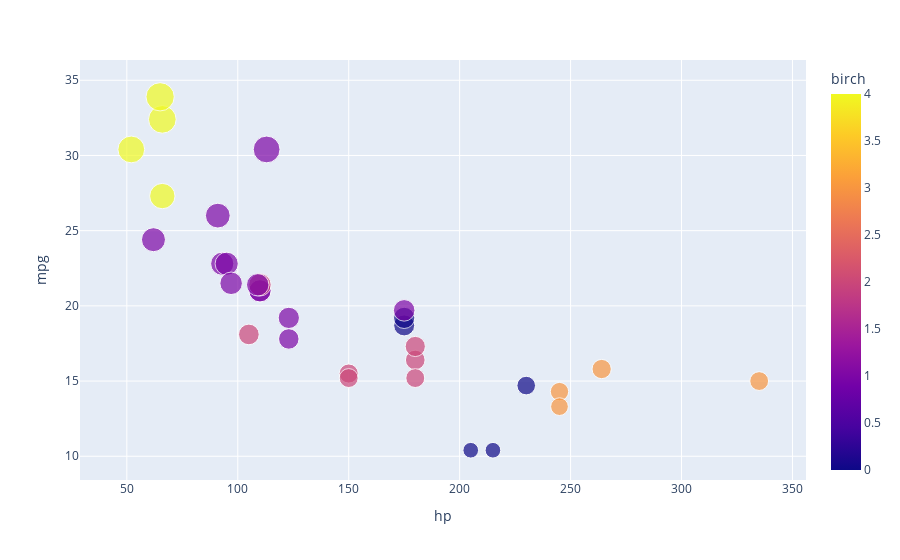

Notebook code for this chart:
### Code cell
# plot X & Y coordinates and color by cluster number
import plotly.express as px
df = px.data.iris()
fig = px.scatter(df_cars, x="hp", y="mpg", color="birch", size='mpg', hover_data=['birch'])
fig.show()

### Figure 1 — Plotly figure (JSON) as saved in the notebook; plotly's stock layout.template omitted (floating-point values rounded to 4 significant figures)
{"data": [{"customdata": [[1], [1], [1], [2], [0], [2], [3], [1], [1], [1], [1], [2], [2], [2], [0], [0], [0], [4], [4], [4], [1], [2], [2], [3], [0], [4], [1], [1], [3], [1], [3], [1]], "hovertemplate": "hp=%{x}<br>mpg=%{marker.size}<br>birch=%{marker.color}<extra></extra>", "legendgroup": "", "marker": {"color": [1, 1, 1, 2, 0, 2, 3, 1, 1, 1, 1, 2, 2, 2, 0, 0, 0, 4, 4, 4, 1, 2, 2, 3, 0, 4, 1, 1, 3, 1, 3, 1], "coloraxis": "coloraxis", "size": [21, 21, 22.8, 21.4, 18.7, 18.1, 14.3, 24.4, 22.8, 19.2, 17.8, 16.4, 17.3, 15.2, 10.4, 10.4, 14.7, 32.4, 30.4, 33.9, 21.5, 15.5, 15.2, 13.3, 19.2, 27.3, 26, 30.4, 15.8, 19.7, 15, 21.4], "sizemode": "area", "sizeref": 0.08475, "symbol": "circle"}, "mode": "markers", "name": "", "orientation": "v", "showlegend": false, "type": "scatter", "x": [110, 110, 93, 110, 175, 105, 245, 62, 95, 123, 123, 180, 180, 180, 205, 215, 230, 66, 52, 65, 97, 150, 150, 245, 175, 66, 91, 113, 264, 175, 335, 109], "xaxis": "x", "y": [21, 21, 22.8, 21.4, 18.7, 18.1, 14.3, 24.4, 22.8, 19.2, 17.8, 16.4, 17.3, 15.2, 10.4, 10.4, 14.7, 32.4, 30.4, 33.9, 21.5, 15.5, 15.2, 13.3, 19.2, 27.3, 26, 30.4, 15.8, 19.7, 15, 21.4], "yaxis": "y"}], "layout": {"coloraxis": {"colorbar": {"title": {"text": "birch"}}, "colorscale": [[0, "#0d0887"], [0.1111, "#46039f"], [0.2222, "#7201a8"], [0.3333, "#9c179e"], [0.4444, "#bd3786"], [0.5556, "#d8576b"], [0.6667, "#ed7953"], [0.7778, "#fb9f3a"], [0.8889, "#fdca26"], [1, "#f0f921"]]}, "legend": {"itemsizing": "constant", "tracegroupgap": 0}, "margin": {"t": 60}, "xaxis": {"anchor": "y", "domain": [0, 1], "title": {"text": "hp"}}, "yaxis": {"anchor": "x", "domain": [0, 1], "title": {"text": "mpg"}}}}
